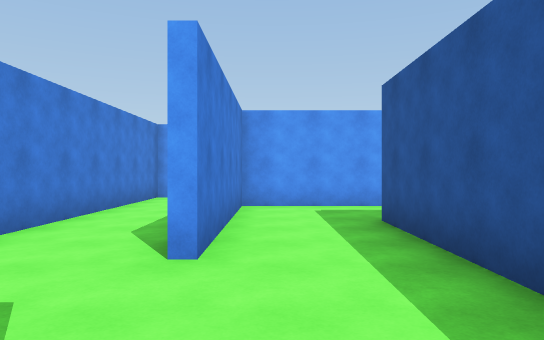
[1] (above)

23 first-person views from a walk through a Unity game level. The camera is 1.5 m above the floor, looks level and sees 70° across. The floor is counted in squares, 2 m on a side. Each view is taken from the middle of a square. On the plan, view 1 faces up. The plan holds only what a view shows up to about 12 squares ahead; the rest is blank. The place goes on beyond the plan.

[2]
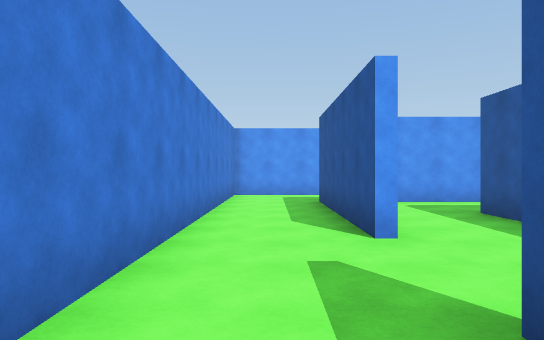

[3]
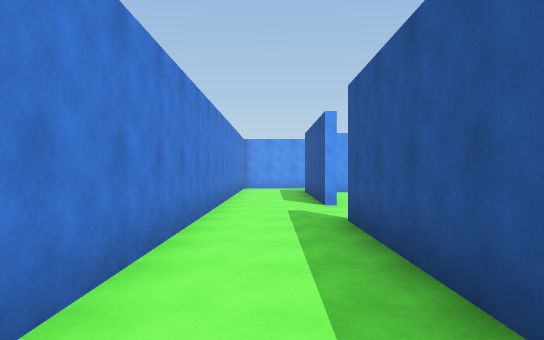

[4]
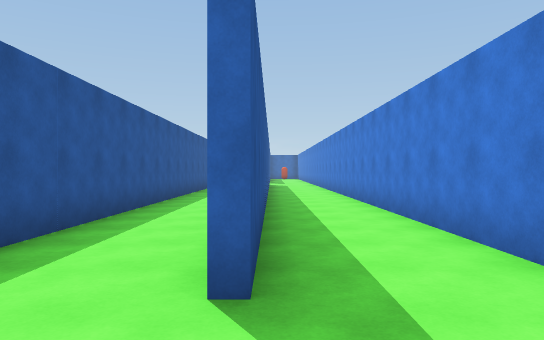

[5]
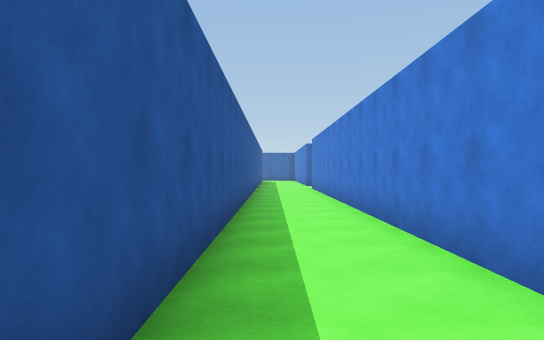

[6]
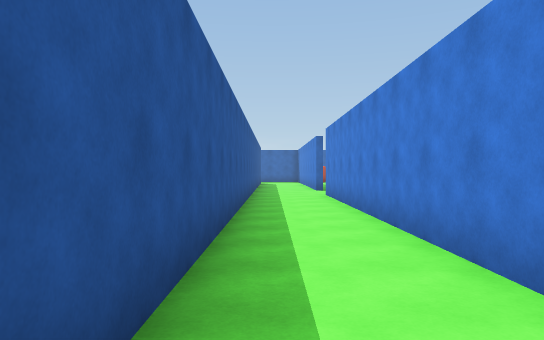

[7]
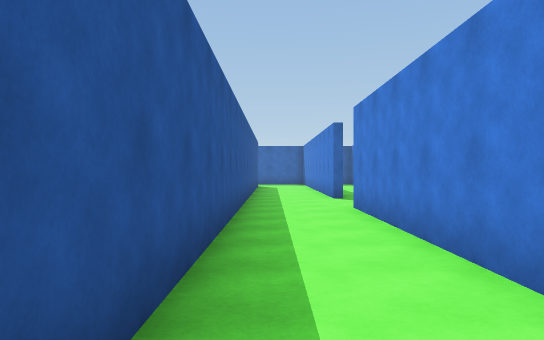

[8]
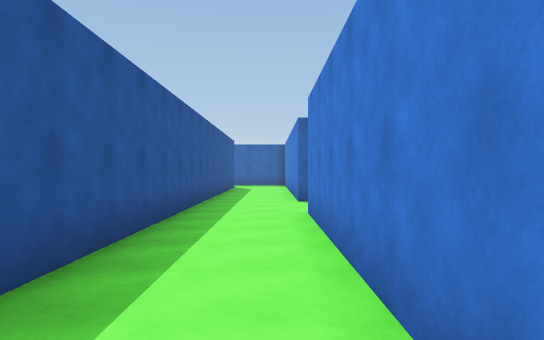

[9]
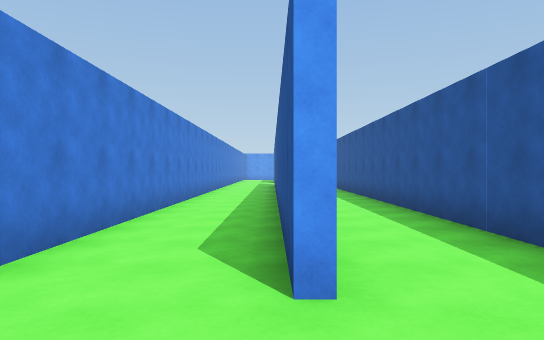

[10]
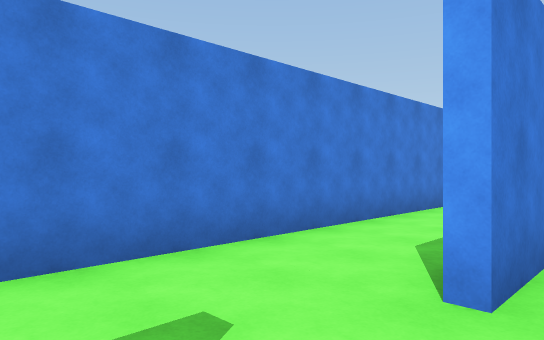

[11]
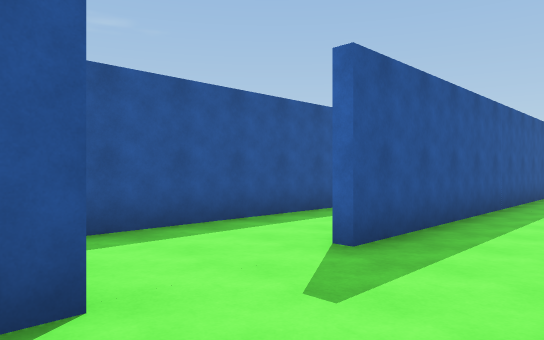

[12]
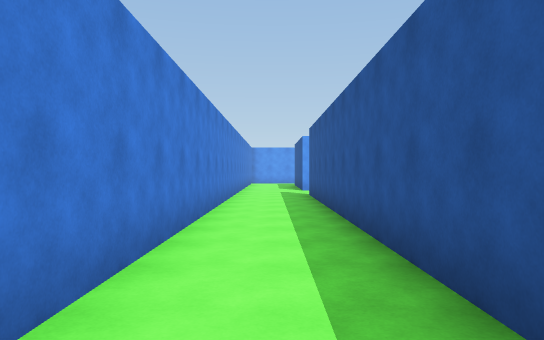

[13]
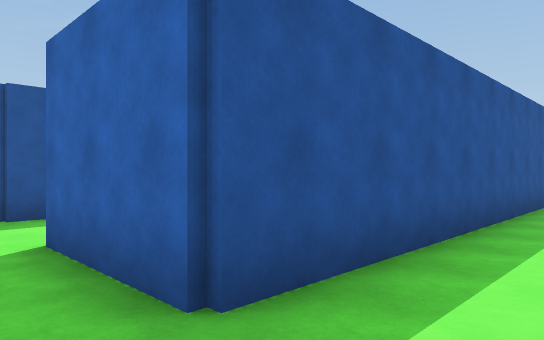

[14]
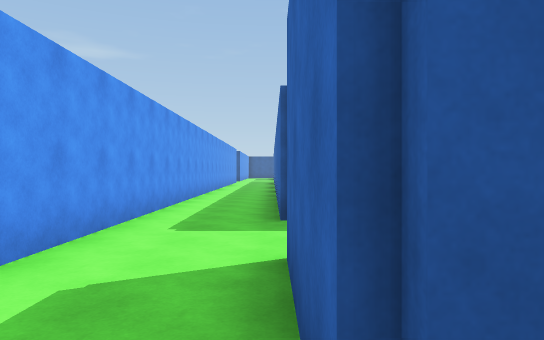

[15]
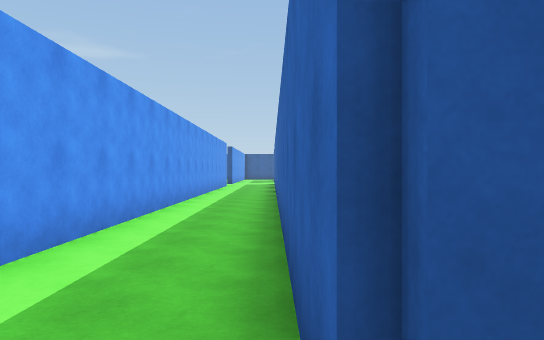

[16]
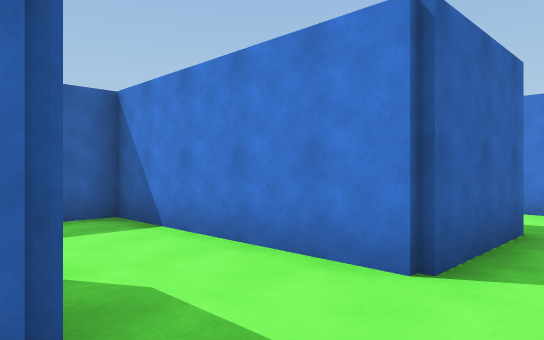

[17]
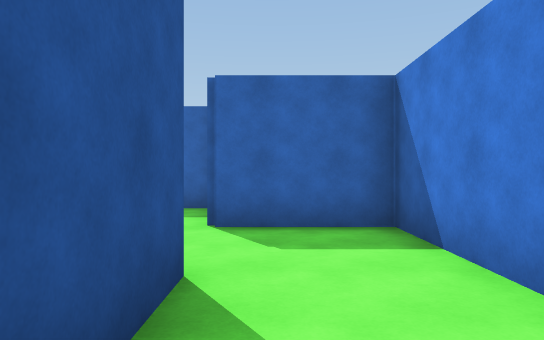

[18]
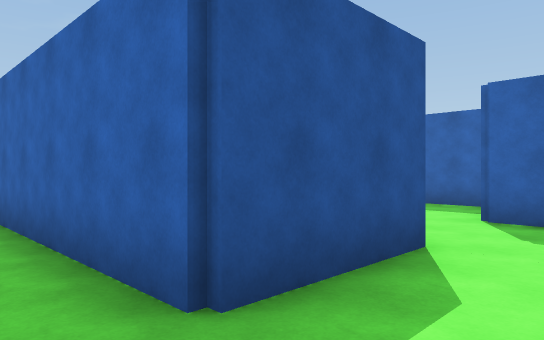

[19]
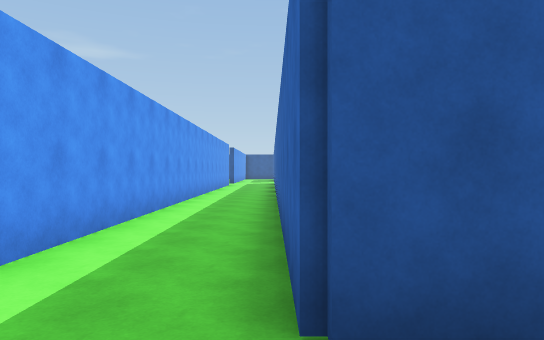

[20]
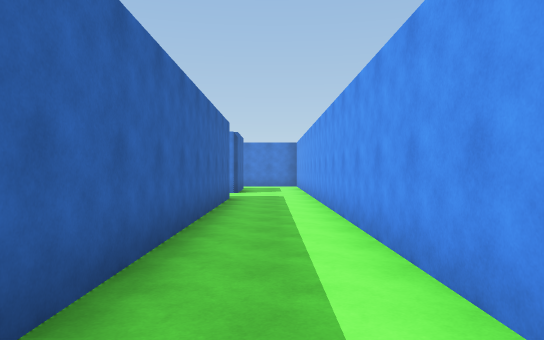

[21]
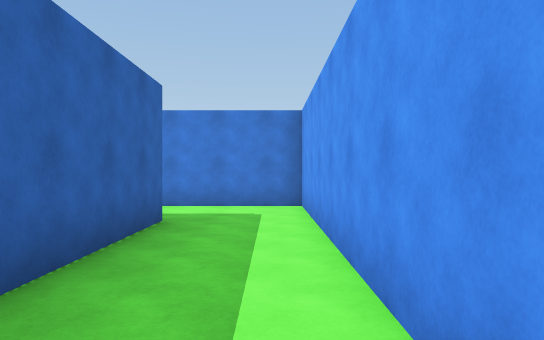

[22]
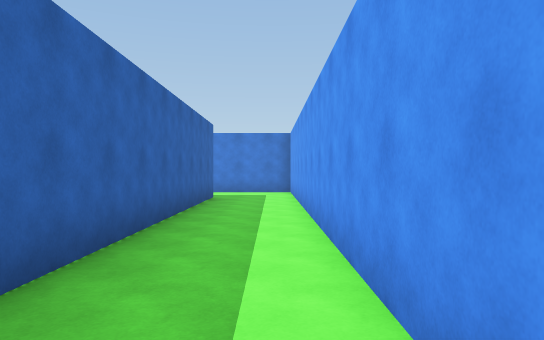

[23]
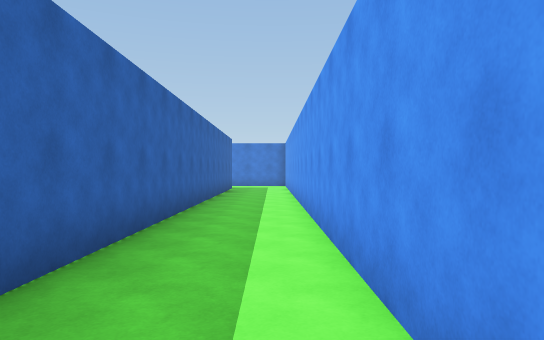

### Floor plan
Points are (right, up) in squares from view 1. A wall is a line through its corners. A room is listed if a view was taken in it or the views show most of it. See-through windows are left out.
Room 1 (views 1, 2, 3, 4, 5, 6, 7, 8, 9, 10, 11, 12, 13, 14, 21, 22, 23)
walls: (-0.6, -3.2) (-0.6, -16.8); (-0.9, 3.2) (-0.9, 8.1); (-0.9, -9.6) (-0.9, 0.8); (-0.8, 8.4) (12.8, 8.4); (4.6, 8.1) (-0.6, 8.1) (-0.6, 3.2); (-0.9, -16.9) (-0.9, -11.1); (14.1, 10.6) (-3.1, 10.6) (-3.1, -18.5); (-0.6, -19.2) (-0.6, -21.5); (1.6, -22.4) (1.6, 5.9) (4.4, 5.9); (-0.9, -22.5) (-0.9, -19.2)
ways out: opening at (4, 7) to room 2
Room 2 (views 15, 16, 17, 18, 19, 20)
walls: (18, 8.1) (4.6, 8.1); (6.6, 3.2) (6.6, 5.9) (17.8, 5.9); (4.4, 5.9) (4.4, 0.9) (6.9, 0.9)
ways out: opening at (4, 7) to room 1; opening at (7, 2)

Positions as (right, up) in squares from view 1, and headings:
1: (0, 0), facing up
2: (-2, -1), facing up
3: (-2, -5), facing up
4: (-1, 3), facing down
5: (1, -1), facing down
6: (1, -5), facing down
7: (1, -9), facing down
8: (0, -10), facing down
9: (-1, -19), facing up
10: (0, -19), facing up-left
11: (-3, -16), facing down-right
12: (-2, -11), facing up
13: (0, 7), facing down-right
14: (1, 6), facing right
15: (6, 6), facing right
16: (7, 7), facing down-left
17: (6, 6), facing down
18: (5, 7), facing down-right
19: (5, 6), facing right
20: (17, 7), facing left
21: (5, 10), facing left
22: (10, 10), facing left
23: (15, 10), facing left
